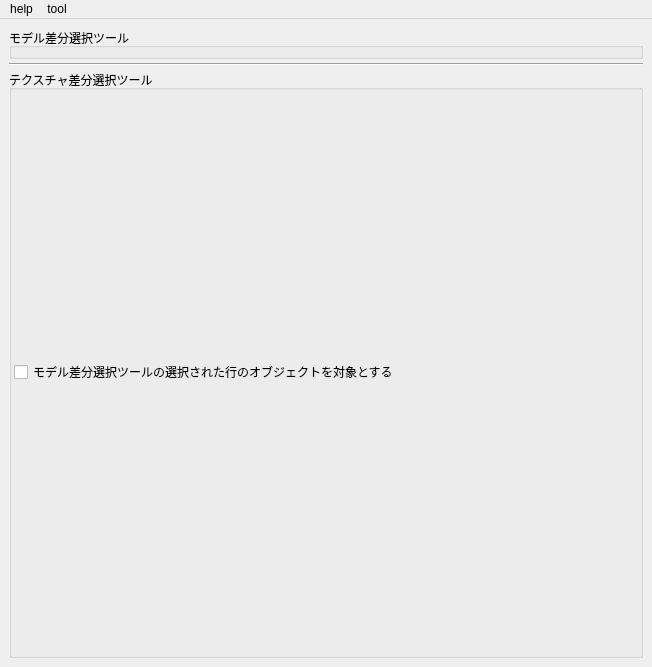
<?xml version="1.0" encoding="UTF-8"?>
<ui version="4.0">
 <class>MainWindow</class>
 <widget class="QMainWindow" name="MainWindow">
  <property name="geometry">
   <rect>
    <x>0</x>
    <y>0</y>
    <width>652</width>
    <height>667</height>
   </rect>
  </property>
  <property name="minimumSize">
   <size>
    <width>652</width>
    <height>0</height>
   </size>
  </property>
  <property name="windowTitle">
   <string>MainWindow</string>
  </property>
  <widget class="QWidget" name="centralwidget">
   <layout class="QVBoxLayout" name="verticalLayout_2">
    <item>
     <layout class="QVBoxLayout" name="verticalLayout" stretch="0,1,2">
      <property name="spacing">
       <number>4</number>
      </property>
      <item>
       <widget class="QGroupBox" name="groupBox">
        <property name="title">
         <string>モデル差分選択ツール</string>
        </property>
        <layout class="QVBoxLayout" name="verticalLayout_3">
         <property name="leftMargin">
          <number>2</number>
         </property>
         <property name="topMargin">
          <number>2</number>
         </property>
         <property name="rightMargin">
          <number>2</number>
         </property>
         <property name="bottomMargin">
          <number>2</number>
         </property>
         <item>
          <layout class="QVBoxLayout" name="diff_model_lay">
           <property name="spacing">
            <number>0</number>
           </property>
          </layout>
         </item>
        </layout>
       </widget>
      </item>
      <item>
       <widget class="Line" name="line">
        <property name="orientation">
         <enum>Qt::Horizontal</enum>
        </property>
       </widget>
      </item>
      <item>
       <widget class="QGroupBox" name="groupBox_2">
        <property name="title">
         <string>テクスチャ差分選択ツール</string>
        </property>
        <layout class="QVBoxLayout" name="verticalLayout_4">
         <property name="leftMargin">
          <number>2</number>
         </property>
         <property name="topMargin">
          <number>2</number>
         </property>
         <property name="rightMargin">
          <number>2</number>
         </property>
         <property name="bottomMargin">
          <number>2</number>
         </property>
         <item>
          <layout class="QVBoxLayout" name="verticalLayout_5" stretch="0,1">
           <item>
            <layout class="QHBoxLayout" name="horizontalLayout_2">
             <item>
              <widget class="QCheckBox" name="target_lock_to_model_diff_target_cbox">
               <property name="text">
                <string>モデル差分選択ツールの選択された行のオブジェクトを対象とする</string>
               </property>
              </widget>
             </item>
            </layout>
           </item>
           <item>
            <layout class="QVBoxLayout" name="diff_texture_lay">
             <property name="spacing">
              <number>0</number>
             </property>
            </layout>
           </item>
          </layout>
         </item>
        </layout>
       </widget>
      </item>
     </layout>
    </item>
   </layout>
  </widget>
  <widget class="QMenuBar" name="menubar">
   <property name="geometry">
    <rect>
     <x>0</x>
     <y>0</y>
     <width>652</width>
     <height>26</height>
    </rect>
   </property>
   <widget class="QMenu" name="menuhelp">
    <property name="title">
     <string>help</string>
    </property>
    <addaction name="action_document"/>
   </widget>
   <widget class="QMenu" name="menutool">
    <property name="title">
     <string>tool</string>
    </property>
    <addaction name="action_reset_texture_path"/>
   </widget>
   <addaction name="menuhelp"/>
   <addaction name="menutool"/>
  </widget>
  <action name="action_document">
   <property name="text">
    <string>document</string>
   </property>
  </action>
  <action name="action_reset_texture_path">
   <property name="text">
    <string>全てのマテリアルのテクスチャーをデフォルトに戻す</string>
   </property>
  </action>
 </widget>
 <resources/>
 <connections/>
</ui>
